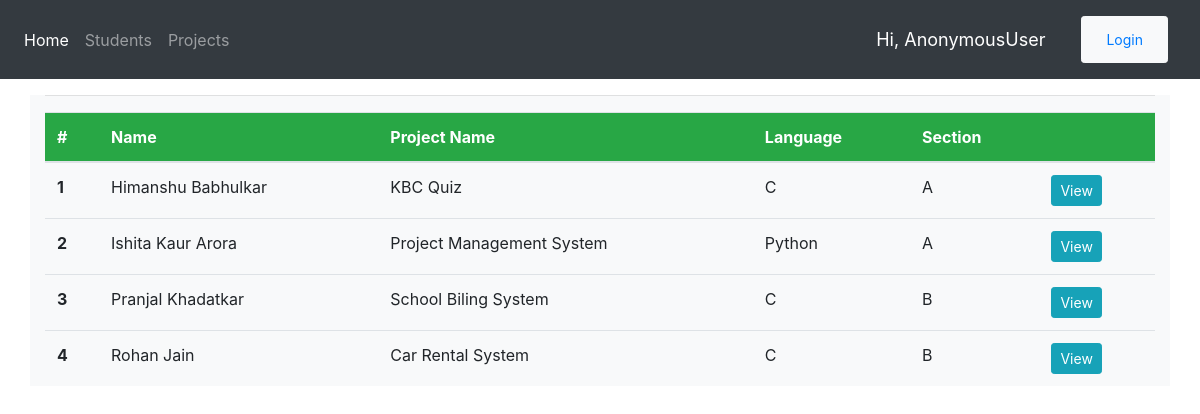
The page / on the database its author committed.
### app/models.py (models this page shows)
class Student(models.Model):
    name = models.CharField(max_length=30)
    project = models.ManyToManyField('Project',null=True, blank=True)
    enroll = models.CharField(max_length=12)
    branch = models.CharField(max_length=12)
    section = models.CharField(max_length=5)
    date_created = models.DateTimeField(auto_now_add=True, null=True)
    class Meta:
        ordering = ['name']
    def __str__(self):
        return self.name

class Project(models.Model):
    TUP = (
        ('Web Application','Web Application'),
        ('Desktop Application', 'Desktop Application'),
        ('Console Application', 'Console Application')
    )
    LANG =(
        ('C','C'),
        ('C++', 'C++'),
        ('Java','Java'),
        ('Python','Python')
    )
    name = models.CharField(max_length=30)
    language = models.CharField(max_length=20,  choices = LANG)
    description = models.TextField(blank=True, null=True)
    category = models.CharField(max_length=20, choices = TUP)
    document = models.FileField(upload_to = 'static/doc/' ,null=True, blank=True)
    date_created = models.DateTimeField(auto_now_add=True, null=True)
    def __str__(self):
        return self.name

### app/views.py (the view)
# urls.py: path('',home_view ),
def home_view(request, *args, **kwargs):
    students = Student.objects.all()
    stu = []
    for index, student in enumerate(students):
        stu_dict={}
        stu_dict['index'] = index+1
        stu_dict['student']= student
        proj= student.project.all().first()
        stu_dict['project'] = proj
        stu.append(stu_dict)
    print(stu)
    context = {'students':stu}
    return render(request, 'home.html', context)

### templates/home.html (shortened to what this page needs)
{% extends 'base.html' %}
{% block content %}
<hr>
<table class="table table-hover">
    <thead class="bg-success text-white">
      <tr>
        <th scope="col">#</th>
        <th scope="col">Name</th>
        <th scope="col">Project Name</th>
        <th scope="col">Language</th>
        <th scope="col">Section</th>
        <th></th>
      </tr>
    </thead>
    <tbody>
        {% for student in students %}
      <tr>
        <th scope="row">{{student.index}}</th>
        <td>{{student.student.name}}</td>
        <td>{{student.project.name}}</td>
        <td>{{student.project.language}}</td>
        <td>{{student.student.section}}</td>
        <td><a class="btn btn-sm btn-info" href="/student/{{student.student.id}}">View</a></td>
      </tr>
      {% endfor %}
    </tbody>
  </table>
{% endblock  %}

### templates/base.html (shortened to what this page needs)
<!DOCTYPE html>
<html lang="en">
<head>
    <link rel="stylesheet" href="https://stackpath.bootstrapcdn.com/bootstrap/4.5.2/css/bootstrap.min.css">
</head>
<body>
    {% include 'navbar.html' %}
    <div class="container bg-light">
    {% block content %}
    {% endblock content %}
    </div>
</body>
</html>

### templates/navbar.html (shortened to what this page needs)
  <nav class="navbar navbar-expand-lg navbar-dark bg-dark">
    <div class="collapse navbar-collapse" id="navbarNav">
      <ul class="navbar-nav">
        <li class="nav-item active">
          <a class="nav-link" href="/">Home</a>
        </li>
        <li class="nav-item">
          <a class="nav-link" href="#">Students</a>
        </li>
        <li class="nav-item">
          <a class="nav-link" href="#">Projects</a>
        </li>
      </ul>
    </div>
    <span class="hello-msg" style="text-transform: capitalize">Hi, {{ request.user }}</span>
    <div class="navbar navbar-light bg-dark">
      {% if request.user.is_authenticated %}
      <li class="nav-item btn btn-light">
        <a class="nav-link" href="#">Logout</a>
      </li>
      {% else %}
      <li class="nav-item  btn btn-sm btn-light">
        <a class="nav-link" href="#">Login</a>
      </li>
      {% endif %}
    </div>
  </nav>

### templates/navbar.html (style rules this page uses)
.hello-msg { font-size: 18px; color: #fff; margin-right: 20px; }

### rows shown on the page
Student: index "1", student.name "Himanshu Babhulkar", project.name "KBC Quiz", project.language "C", student.section "A"
Student: index "2", student.name "Ishita Kaur Arora", project.name "Project Management System", project.language "Python", student.section "A"
Student: index "3", student.name "Pranjal Khadatkar", project.name "School Biling System", project.language "C", student.section "B"
Student: index "4", student.name "Rohan Jain", project.name "Car Rental System", project.language "C", student.section "B"

### other values the page prints
{{ request.user }} "AnonymousUser"
